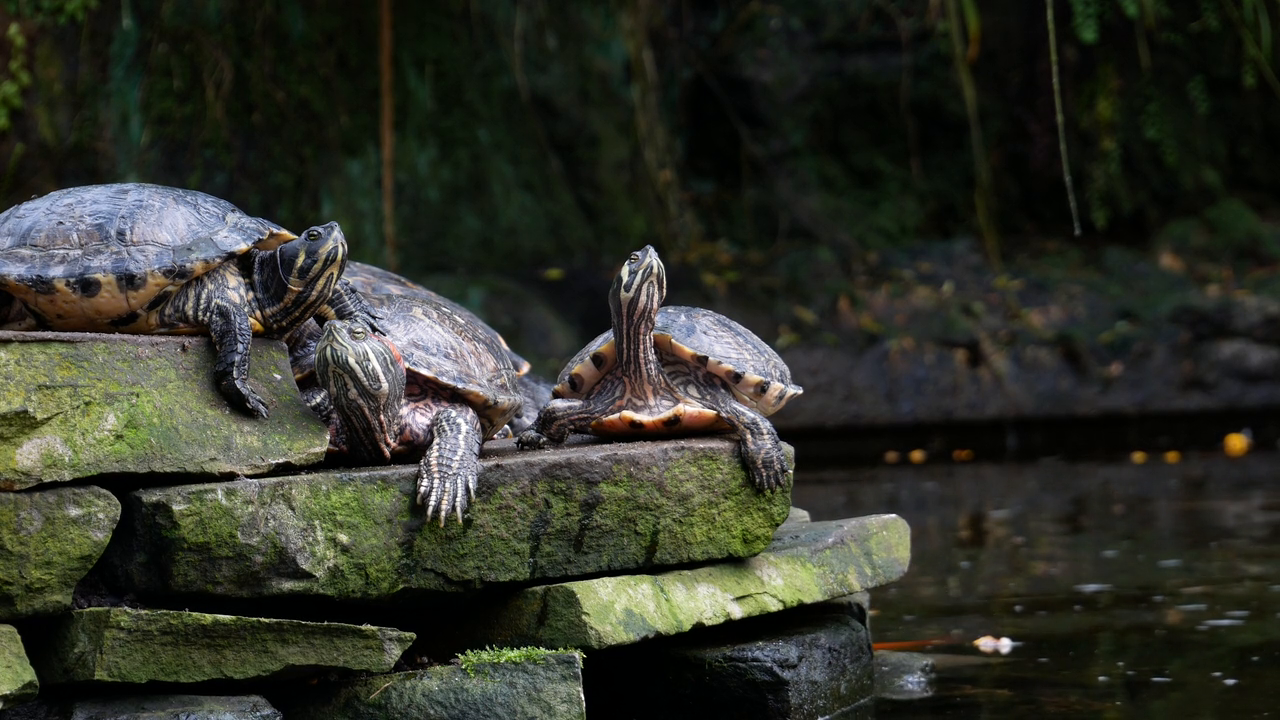
#> input picture frame 33 of stable_v/stable_1.mp4, 1280 x 720 px, given in place of the camera
$ python demo.py
#> lines starting #> are read from the running program, lines starting #| are printed output that depends on the picture
### cv/vidstab/stabilizer.py
"""Онлайн-стабілізатор: кадр на вході -> кадр на виході, без затримки (каузальний)."""
import time
from dataclasses import dataclass, field

import cv2
import numpy as np

from .filters import PathSmoother
from .motion import MotionEstimator


@dataclass
class StabConfig:
    method: str = "kalman"        # 'intent' | 'kalman' | 'ma' | 'none'
    crop: float = 0.04            # допустимий зсув корекції як частка сторони кадру
    proc_width: int = 320         # ширина кадру для оцінки руху
    q_min: float = 1e-6
    q_max: float = 1e-3
    r: float = 1.0
    ma_window: int = 15
    soft_margin: bool = False     # tanh-обмеження корекції (інакше жорстке np.clip)
    gating: bool = False          # відкидання ненадійних вимірювань + скидання при склейці
    adapt: bool = True            # адаптація q до намірного руху
    alpha: float = 0.1
    rho0: float = 0.4
    rho1: float = 0.8
    floor: float = 1.0
    unreliable_reset_after: int = 24   # кадрів поспіль без надійного руху -> м'яке скидання


def required_zoom(W, H, mx, my, th_max, ls_max):
    """Мінімальне масштабування, за якого корекція з |dx|≤mx, |dy|≤my, |θ|≤th_max,
    |ln s|≤ls_max гарантовано не відкриває чорних країв."""
    corners = np.array([[sx * W / 2, sy * H / 2] for sx in (-1, 1) for sy in (-1, 1)])
    worst = 1.0
    for dx in (-mx, mx):
        for dy in (-my, my):
            for th in (-th_max, th_max):
                for ls in (-ls_max, ls_max):
                    s = np.exp(ls)
                    c, sn = np.cos(-th), np.sin(-th)
                    R = np.array([[c, -sn], [sn, c]])
                    lo, hi = 1.0, 3.0
                    for _ in range(40):
                        z = 0.5 * (lo + hi)
                        q = (corners / z - np.array([dx, dy])) @ R.T / s
                        ok = np.all(np.abs(q[:, 0]) <= W / 2 + 1e-6) and np.all(np.abs(q[:, 1]) <= H / 2 + 1e-6)
                        if ok:
                            hi = z
                        else:
                            lo = z
                    worst = max(worst, hi)
    return worst


class OnlineStabilizer:
    def __init__(self, cfg=None):
        self.cfg = cfg or StabConfig()
        self.est = MotionEstimator(proc_width=self.cfg.proc_width)
        self.smoother = None
        self.t = 0
        self.timing = dict(estimate=0.0, filter=0.0, warp=0.0)
        self.history = dict(C=[], S=[], corr=[], reliable=[], cut=[], q=[])
        self._bad = 0

    # --- ініціалізація за розміром першого кадру
    def _init(self, frame):
        H, W = frame.shape[:2]
        self.W, self.H = W, H
        gray = self.est.prepare(frame)
        pw, ph = self.est.size
        self.f = self.est.scale
        self.rh = 0.5 * np.hypot(pw, ph)                  # півдіагональ масштабованого кадру
        c = self.cfg
        m_xy = np.array([c.crop * pw, c.crop * ph])
        m_r = 0.5 * c.crop * min(pw, ph)
        self.margin = np.array([m_xy[0], m_xy[1], m_r, m_r])   # у «піксельних еквівалентах»
        th_max = m_r / self.rh
        self.zoom = 1.0 if c.method == "none" else required_zoom(
            pw, ph, m_xy[0], m_xy[1], th_max, th_max)
        self.smoother = PathSmoother(c.method, q_min=c.q_min, q_max=c.q_max, r=c.r,
                                     ma_window=c.ma_window, adapt=c.adapt,
                                     alpha=c.alpha, rho0=c.rho0, rho1=c.rho1, floor=c.floor)
        self.C = np.zeros(4)
        self.smoother.reset(self.C)
        return gray

    def _matrix(self, corr):
        """corr: (dx, dy, dθ, dlogs) для повного кадру -> афінна 2×3 з масштабуванням zoom."""
        dx, dy, th, ls = corr
        s = np.exp(ls)
        cx, cy = self.W / 2.0, self.H / 2.0
        T = lambda x, y: np.array([[1, 0, x], [0, 1, y], [0, 0, 1.0]])
        RS = np.array([[s * np.cos(th), -s * np.sin(th), 0], [s * np.sin(th), s * np.cos(th), 0], [0, 0, 1.0]])
        Z = np.array([[self.zoom, 0, 0], [0, self.zoom, 0], [0, 0, 1.0]])
        M = T(cx, cy) @ Z @ T(dx, dy) @ RS @ T(-cx, -cy)
        return M[:2]

    def process(self, frame):
        cfg = self.cfg
        t0 = time.perf_counter()
        if self.t == 0:
            gray = self._init(frame)
        else:
            gray = self.est.prepare(frame)
        res = self.est.estimate(gray)
        t1 = time.perf_counter()

        reliable = True if self.t == 0 else res.reliable
        params = res.params.copy()
        if cfg.gating:
            if res.scene_cut:
                self.smoother.reset(self.C)              # нова сцена: корекція скидається
                self._bad = 0
            if not reliable:
                params[:] = 0.0                          # руху не знаємо -> вважаємо камеру нерухомою
                self._bad += 1
                if self._bad >= cfg.unreliable_reset_after:
                    self.smoother.reset(self.C)
                    self._bad = 0
            else:
                self._bad = 0
        pe = np.array([params[0], params[1], params[2] * self.rh, params[3] * self.rh])
        self.C = self.C + pe
        valid = reliable if cfg.gating else True
        S = self.smoother.step(self.C, valid)
        d = S - self.C
        if cfg.method == "none":
            d = np.zeros(4)
        elif cfg.soft_margin:
            d = self.margin * np.tanh(d / self.margin)
        else:
            d = np.clip(d, -self.margin, self.margin)
        t2 = time.perf_counter()

        corr_full = (d[0] * self.f, d[1] * self.f, d[2] / self.rh, d[3] / self.rh)
        if cfg.method == "none" and self.zoom == 1.0:
            out = frame
        else:
            out = cv2.warpAffine(frame, self._matrix(corr_full), (self.W, self.H),
                                 flags=cv2.INTER_LINEAR, borderMode=cv2.BORDER_REPLICATE)
        t3 = time.perf_counter()
        a = 0.1
        for k, v in zip(("estimate", "filter", "warp"), (t1 - t0, t2 - t1, t3 - t2)):
            self.timing[k] = v if self.t == 0 else (1 - a) * self.timing[k] + a * v
        h = self.history
        h["C"].append(self.C.copy()); h["S"].append(S.copy()); h["corr"].append(d.copy())
        h["reliable"].append(bool(reliable)); h["cut"].append(bool(res.scene_cut))
        h["q"].append(self.smoother.q_values()[:1] or [0.0])
        self.t += 1
        return out

    # [4 lines left out: function zoom_only, not called in this run]

### cv/vidstab/motion.py
"""Оцінка глобального руху камери між двома сусідніми кадрами.

Етапи: (1) пошук кутових ознак із просторовим балансуванням (сітка, не більше k ознак
на комірку, щоб великий об'єкт на передньому плані не домінував); (2) піраміда Лукаса–Канаде
з перевіркою «вперед–назад»; (3) надійна оцінка перетворення подібності (зсув, поворот,
масштаб) методом RANSAC; (4) оцінка надійності вимірювання (inlier-ratio, кількість inliers,
охоплення кадру) та детектор склейки сцен.
"""
from dataclasses import dataclass

import cv2
import numpy as np


@dataclass
class MotionResult:
    params: np.ndarray        # (dx, dy, dtheta, dlogs): пікселі масштабованого кадру, радіани, ln(s)
    reliable: bool
    n_tracked: int
    n_inliers: int
    inlier_ratio: float
    scene_cut: bool


class MotionEstimator:
    def __init__(self, proc_width=320, max_corners=300, quality=0.01, min_dist=8,
                 grid=(6, 8), per_cell=4, fb_thresh=1.0, ransac_thresh=1.5,
                 min_inliers=12, min_ratio=0.35, min_spread=0.12, win=21, levels=3,
                 cut_thresh=30.0):
        self.proc_width = proc_width
        self.max_corners, self.quality, self.min_dist = max_corners, quality, min_dist
        self.grid, self.per_cell = grid, per_cell
        self.fb_thresh, self.ransac_thresh = fb_thresh, ransac_thresh
        self.min_inliers, self.min_ratio, self.min_spread = min_inliers, min_ratio, min_spread
        self.lk = dict(winSize=(win, win), maxLevel=levels,
                       criteria=(cv2.TERM_CRITERIA_EPS | cv2.TERM_CRITERIA_COUNT, 20, 0.03))
        self.cut_thresh = cut_thresh
        self.prev = None
        self.size = None  # (w, h) масштабованого кадру
        self.scale = 1.0  # full_width / proc_width

    def reset(self):
        self.prev = None

    def prepare(self, frame_bgr):
        h, w = frame_bgr.shape[:2]
        pw = min(self.proc_width, w)
        self.scale = w / pw
        ph = int(round(h / self.scale))
        small = cv2.resize(frame_bgr, (pw, ph), interpolation=cv2.INTER_AREA)
        self.size = (pw, ph)
        return cv2.cvtColor(small, cv2.COLOR_BGR2GRAY)

    # [17 lines left out: function _features, not called in this run]

    def estimate(self, gray):
        zero = np.zeros(4)
        if self.prev is None:
            self.prev = gray
            return MotionResult(zero, True, 0, 0, 1.0, False)
        prev = self.prev
        self.prev = gray
        h, w = gray.shape
        c = np.array([w / 2.0, h / 2.0], np.float32)

        p0 = self._features(prev)
        if p0 is None or len(p0) < 6:
            return self._fail(prev, gray, 0)
        p1, st1, _ = cv2.calcOpticalFlowPyrLK(prev, gray, p0, None, **self.lk)
        p0r, st2, _ = cv2.calcOpticalFlowPyrLK(gray, prev, p1, None, **self.lk)
        fb = np.linalg.norm((p0 - p0r).reshape(-1, 2), axis=1)
        good = (st1.ravel() == 1) & (st2.ravel() == 1) & (fb < self.fb_thresh)
        n_good = int(good.sum())
        if n_good < 6:
            return self._fail(prev, gray, n_good)
        a = p0.reshape(-1, 2)[good] - c
        b = p1.reshape(-1, 2)[good] - c
        A, inl = cv2.estimateAffinePartial2D(a, b, method=cv2.RANSAC,
                                             ransacReprojThreshold=self.ransac_thresh,
                                             maxIters=500, confidence=0.99, refineIters=10)
        if A is None or inl is None:
            return self._fail(prev, gray, n_good)
        inl = inl.ravel().astype(bool)
        n_inl = int(inl.sum())
        ratio = n_inl / max(n_good, 1)
        # охоплення: площа ограничувальної рамки inliers відносно кадру
        if n_inl >= 3:
            pi = a[inl] + c
            spread = ((pi[:, 0].max() - pi[:, 0].min()) * (pi[:, 1].max() - pi[:, 1].min())) / (w * h)
        else:
            spread = 0.0
        reliable = (n_inl >= self.min_inliers and ratio >= self.min_ratio
                    and spread >= self.min_spread)
        s = float(np.hypot(A[0, 0], A[1, 0]))
        th = float(np.arctan2(A[1, 0], A[0, 0]))
        params = np.array([A[0, 2], A[1, 2], th, np.log(max(s, 1e-6))])
        if not reliable:
            return self._fail(prev, gray, n_good, n_inl, ratio)
        return MotionResult(params, True, n_good, n_inl, ratio, False)

    # [5 lines left out: function _fail, not called in this run]

### cv/vidstab/filters.py
"""Згладжування траєкторії камери.

Усі канали подано в «піксельних еквівалентах» (поворот і масштаб помножено на півдіагональ кадру),
тому параметри фільтрів однакові для всіх чотирьох каналів (x, y, поворот, масштаб).

Режими:
  * 'ma'      — каузальне ковзне середнє (бейзлайн);
  * 'kalman'  — фільтр Калмана зі сталою потужністю шуму процесу (бейзлайн);
  * 'intent'  — запропонований: фільтр Калмана, у якого потужність шуму процесу q адаптується
                до «намірного» руху камери (див. IntentKalman1D).
"""
from collections import deque

import numpy as np
from scipy.ndimage import gaussian_filter1d


class IntentKalman1D:
    """Фільтр Калмана зі станом (позиція, швидкість) та моделлю сталої швидкості.

    Адаптація (intent-aware): за інновацією ν_t = z_t − H x_{t|t−1} оцінюються ковзне середнє
    m_t та ковзна потужність v_t. Відношення ρ = |m_t| / sqrt(v_t) ∈ [0, 1] близьке до 0 для
    тремтіння (інновації знакозмінні, нульове середнє) та до 1 для навмисного руху (панорамування:
    інновації мають стійкий знак). Потужність шуму процесу інтерполюється в логарифмічній шкалі
    між q_min (сильне згладжування) і q_max (швидке слідування):
        q = q_min · (q_max / q_min)^φ,  φ = clip((ρ' − ρ0)/(ρ1 − ρ0), 0, 1),
        ρ' = ρ · min(1, sqrt(v_t)/floor)   (щоб у нерухомому стані шум не вмикав слідування).
    """

    def __init__(self, r=1.0, q_min=0.002, q_max=0.5, alpha=0.15, rho0=0.35, rho1=0.8,
                 floor=0.6, adapt=True, vel_decay=0.9):
        self.r, self.q_min, self.q_max = r, q_min, q_max
        self.alpha, self.rho0, self.rho1, self.floor = alpha, rho0, rho1, floor
        self.adapt, self.vel_decay = adapt, vel_decay
        self.x = None

    def reset(self, z):
        self.x = np.array([z, 0.0])
        self.P = np.array([[self.r, 0.0], [0.0, 1.0]])
        self.m = 0.0
        self.v = 0.0
        self.q = self.q_min

    def _q(self):
        if not self.adapt:
            return self.q_min
        rho = abs(self.m) / np.sqrt(self.v + 1e-9)
        rho *= min(1.0, np.sqrt(self.v) / self.floor)
        phi = float(np.clip((rho - self.rho0) / (self.rho1 - self.rho0), 0.0, 1.0))
        return self.q_min * (self.q_max / self.q_min) ** phi

    def step(self, z, valid=True):
        if self.x is None:
            self.reset(z)
            return z
        F = np.array([[1.0, 1.0], [0.0, 1.0]])
        x = F @ self.x
        self.q = self._q()
        Q = self.q * np.array([[0.25, 0.5], [0.5, 1.0]])
        P = F @ self.P @ F.T + Q
        if valid:
            nu = z - x[0]
            self.m = (1 - self.alpha) * self.m + self.alpha * nu
            self.v = (1 - self.alpha) * self.v + self.alpha * nu * nu
            S = P[0, 0] + self.r
            K = np.array([P[0, 0] / S, P[1, 0] / S])
            x = x + K * nu
            P = P - np.outer(K, P[0, :])
        else:                                   # вимірювання ненадійне: лише прогноз із затуханням швидкості
            x[1] *= self.vel_decay
        self.x, self.P = x, P
        return float(self.x[0])


class PathSmoother:
    """Каузальний згладжувач 4-канальної траєкторії (x, y, поворот, масштаб)."""

    def __init__(self, mode="intent", q_min=0.002, q_max=0.5, r=1.0, ma_window=15, adapt=True, **kw):
        self.mode = mode
        self.ma_window = ma_window
        if mode in ("kalman", "intent"):
            self.f = [IntentKalman1D(r=r, q_min=q_min, q_max=q_max,
                                     adapt=(adapt and mode == "intent"), **kw) for _ in range(4)]
        elif mode == "ma":
            self.buf = deque(maxlen=ma_window)
        elif mode != "none":
            raise ValueError(mode)

    def reset(self, z):
        if self.mode in ("kalman", "intent"):
            for i, f in enumerate(self.f):
                f.reset(z[i])
        elif self.mode == "ma":
            self.buf.clear()
            self.buf.append(np.array(z, float))

    def step(self, z, valid=True):
        z = np.asarray(z, float)
        if self.mode == "none":
            return z.copy()
        if self.mode == "ma":
            self.buf.append(z)
            return np.mean(self.buf, axis=0)
        return np.array([f.step(z[i], valid) for i, f in enumerate(self.f)])

    def q_values(self):
        return [f.q for f in self.f] if self.mode in ("kalman", "intent") else []


def gaussian_smooth(path, sigma=15):
    """Некаузальний еталон: гаусове згладжування всієї траєкторії (path: T×4)."""
    return gaussian_filter1d(np.asarray(path, float), sigma=sigma, axis=0, mode="nearest")

### cv/demo.py
#!/usr/bin/env python3
"""Інтерактивне демо стабілізації відео в реальному часі (вебкамера або файл).

  python3 demo.py                      # вебкамера 0
  python3 demo.py --source video.mp4   # файл
  python3 demo.py --source video.mp4 --out stabilized.mp4 --no-gui   # без вікна (пакетно)

Клавіші: SPACE — увімк/вимк стабілізацію · M — змінити метод (intent/kalman/ma) · P — пауза ·
         R — скинути траєкторію · S — зберегти знімок · Q/Esc — вихід.
Повзунки: Smooth (сила згладжування), Crop % (запас на корекцію; змінює зум), Compare (0 = лише результат).
"""
import argparse, os, sys, time
import cv2, numpy as np
from dataclasses import replace

sys.path.insert(0, os.path.dirname(os.path.abspath(__file__)))
from vidstab.stabilizer import OnlineStabilizer, StabConfig

METHODS = ["kalman", "intent", "ma"]


def q_from_slider(v):          # 0..10 -> q_min від 1e-4 (слабко) до 1e-7 (сильно)
    return 10 ** (-4 - 0.3 * v)


def draw_hud(img, text_lines, hist, w):
    for i, t in enumerate(text_lines):
        cv2.putText(img, t, (10, 22 + 22 * i), cv2.FONT_HERSHEY_SIMPLEX, 0.55, (0, 0, 0), 3, cv2.LINE_AA)
        cv2.putText(img, t, (10, 22 + 22 * i), cv2.FONT_HERSHEY_SIMPLEX, 0.55, (0, 255, 0), 1, cv2.LINE_AA)
    # міні-графік x-траєкторії: сира (червона) та згладжена (зелена)
    if len(hist["C"]) > 2:
        gh, gw = 60, 200
        x0, y0 = w - gw - 10, 10
        cv2.rectangle(img, (x0, y0), (x0 + gw, y0 + gh), (30, 30, 30), -1)
        C = np.array(hist["C"][-gw:])[:, 0]; S = np.array(hist["S"][-gw:])[:, 0]
        lo, hi = min(C.min(), S.min()) - 1, max(C.max(), S.max()) + 1
        for arr, col in ((C, (60, 60, 255)), (S, (60, 255, 60))):
            pts = np.stack([x0 + np.arange(len(arr)), y0 + gh - (arr - lo) / (hi - lo) * gh], 1).astype(np.int32)
            cv2.polylines(img, [pts], False, col, 1, cv2.LINE_AA)


def main():
    ap = argparse.ArgumentParser()
    ap.add_argument("--source", default="0")
    ap.add_argument("--width", type=int, default=640, help="ширина обробки/виводу")
    ap.add_argument("--out"); ap.add_argument("--no-gui", action="store_true")
    ap.add_argument("--crop", type=float, default=0.04)
    ap.add_argument("--max-frames", type=int, default=0)
    a = ap.parse_args()
    src = int(a.source) if a.source.isdigit() else a.source
    cap = cv2.VideoCapture(src)
    if not cap.isOpened():
        sys.exit("Не вдалося відкрити джерело: %s (macOS: дозвольте доступ до камери для Terminal)" % a.source)
    fps_in = cap.get(cv2.CAP_PROP_FPS) or 30
    cfg = StabConfig(crop=a.crop)
    stab, writer = None, None
    enabled, paused, mi = True, False, 0
    sm_val, crop_val = 6, int(round(a.crop * 100))
    win = "Video stabilization"
    if not a.no_gui:
        cv2.namedWindow(win)
        cv2.createTrackbar("Smooth", win, sm_val, 10, lambda v: None)
        cv2.createTrackbar("Crop %", win, crop_val, 10, lambda v: None)
        cv2.createTrackbar("Compare", win, 1, 1, lambda v: None)
    fps_ema, t_prev, n = 0.0, time.time(), 0
    frame = None
    while True:
        if not paused or frame is None:
            ok, frame = cap.read()
#> frame is the input picture: shape (720, 1280, 3); mean B, G, R 40.4, 49.9, 47.7
            if not ok:
                break
            h, w = frame.shape[:2]
            if w != a.width:
                frame = cv2.resize(frame, (a.width, int(round(h * a.width / w / 2)) * 2), interpolation=cv2.INTER_AREA)
#> frame: shape (360, 640, 3)
        if not a.no_gui:
            nsm, ncr = cv2.getTrackbarPos("Smooth", win), max(1, cv2.getTrackbarPos("Crop %", win))
            if stab is None or nsm != sm_val or ncr != crop_val:
                sm_val, crop_val = nsm, ncr
                stab = None
        if stab is None:
            stab = OnlineStabilizer(replace(cfg, method=METHODS[mi], crop=crop_val / 100, q_min=q_from_slider(sm_val),
                                           q_max=q_from_slider(sm_val) * 1000))
        t0 = time.perf_counter()
        out = stab.process(frame) if enabled else frame
#> in prepare, `small = cv2.resize(frame_bgr, (pw, ph), interpolation=cv2.INTER_AREA)`:
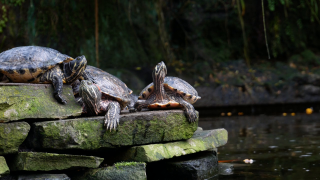
#> small: shape (180, 320, 3); mean B, G, R 40.7, 50.2, 48
#> in prepare, `return cv2.cvtColor(small, cv2.COLOR_BGR2GRAY)`:
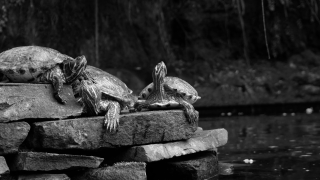
#> returned value: shape (180, 320); min 0, max 245, mean 48.4
#> in process, `reliable = True if self.t == 0 else res.reliable`: reliable = True
#> in process, `params = res.params.copy()`: params = [0, 0, 0, 0]
#> in process, `valid = reliable if cfg.gating else True`: valid = True
#> in step, `z = np.asarray(z, float)`: z = [0, 0, 0, 0]
#> in process, `corr_full = (d[0] * self.f, d[1] * self.f, d[2] / self.rh, d[3] / self..`: corr_full = (0, 0, 0, 0)
#> in _matrix, `dx, dy, th, ls = corr`: dx = 0
#> in _matrix, `s = np.exp(ls)`: s = 1
#> in _matrix, `RS = np.array([[s * np.cos(th), -s * np.sin(th), 0], [s * np.sin(th), ..`: RS = [[1, 0, 0], [0, 1, 0], [0, 0, 1]]
#> in _matrix, `M = T(cx, cy) @ Z @ T(dx, dy) @ RS @ T(-cx, -cy)`: M = [[1.15, 0, -48.78], [0, 1.15, -27.44], [0, 0, 1]]
#> in process, `out = cv2.warpAffine(frame, self._matrix(corr_full), (self.W, self.H),..`:
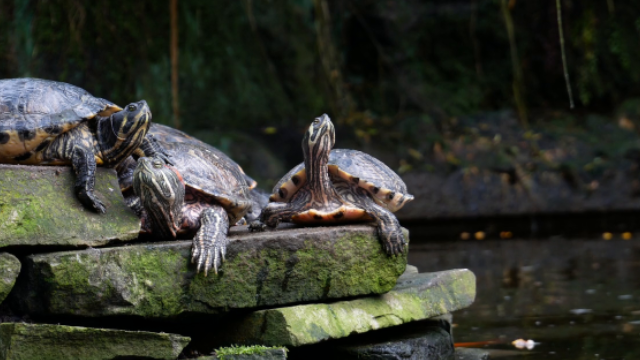
#> out: shape (360, 640, 3); mean B, G, R 44.1, 53.3, 51.4
        dt = time.perf_counter() - t0
        n += 1
        now = time.time(); fps_ema = 0.9 * fps_ema + 0.1 / max(now - t_prev, 1e-6) if n > 1 else 0; t_prev = now
        view = out.copy()
        lines = ["%s | %s | proc %.1f ms (%.0f fps)  e2e %.0f fps" % (
            "STAB ON" if enabled else "STAB OFF", METHODS[mi], dt * 1000, 1 / max(dt, 1e-6), fps_ema),
            "zoom %.3f  crop-area %.0f%%" % (stab.zoom, 100 / stab.zoom ** 2)]
        if enabled and stab.history["reliable"]:
            lines.append("tracking: %s" % ("OK" if stab.history["reliable"][-1] else "LOST (hold)"))
        draw_hud(view, lines, stab.history, view.shape[1])
#> (the rest of the program and of its run is left out)
